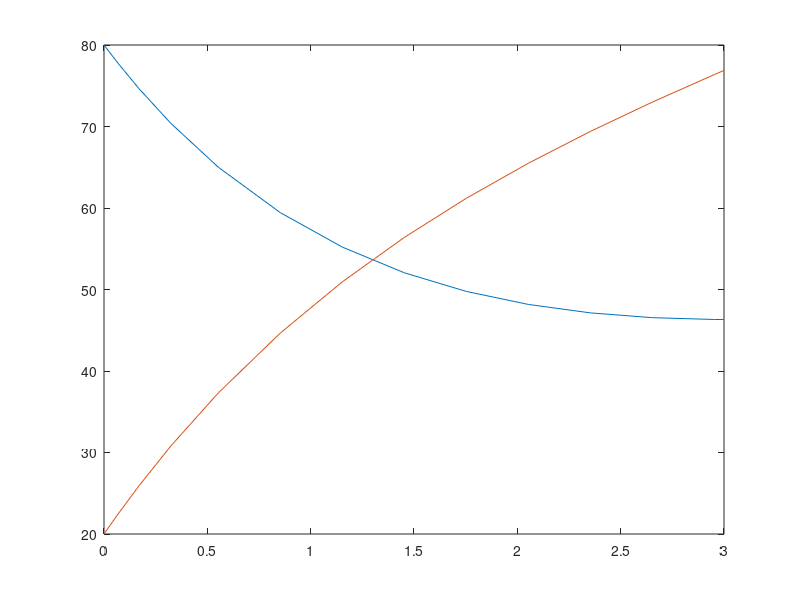

MATLAB code to generate this figure:
% this script solves the ODE, but it may be duplicated in
% TumorSpheroidABM/ODEFitting/TestODE.m

clearvars;

alpha21 = 0.16;
lambda = 0.5;
delta = 0;
K = 1e3;

p = @(x) 1-sum(x)/K;

F = @(x) [-lambda*x(1)+alpha21*(1+p(x))*x(2) - delta*x(1);...
           lambda*x(1)-alpha21*x(2)-delta*x(2)];
%%
tic
sol = ode45(@(t,x) F(x),[0 3],[80;20]);
toc

%%
figure; plot(sol.x,sol.y)